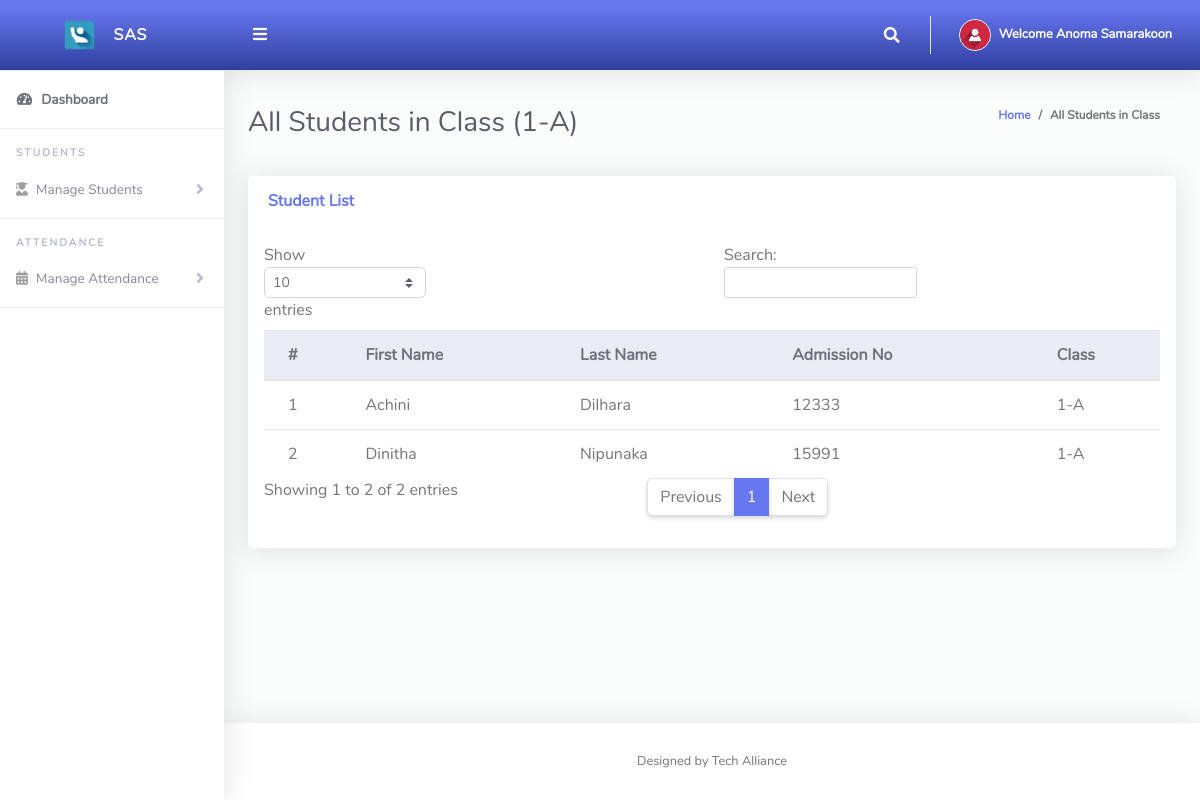
The page /ClassTeacher/viewStudents.php (signed in) on the database its author committed.
### tables this page shows
CREATE TABLE `tblclassteacher` (
  `Id` int(10) NOT NULL,
  `firstName` varchar(255) NOT NULL,
  `lastName` varchar(255) NOT NULL,
  `emailAddress` varchar(255) NOT NULL,
  `password` varchar(255) NOT NULL,
  `phoneNo` varchar(50) NOT NULL,
  `classId` varchar(10) NOT NULL,
  `dateCreated` varchar(50) NOT NULL
);

CREATE TABLE `tblclass` (
  `Id` int(10) NOT NULL,
  `className` varchar(255) NOT NULL
);

CREATE TABLE `tblstudents` (
  `Id` int(10) NOT NULL,
  `firstName` varchar(255) NOT NULL,
  `lastName` varchar(255) NOT NULL,
  `surName` varchar(255) NOT NULL,
  `admissionNumber` varchar(255) NOT NULL,
  `password` varchar(50) NOT NULL,
  `classId` varchar(10) NOT NULL,
  `dateCreated` varchar(50) NOT NULL
);

### ClassTeacher/viewStudents.php (the view, shortened to what this page needs)
<?php
include '../Includes/dbcon.php';
$query = "SELECT tblclass.Id AS classId, tblclass.className
          FROM tblclassteacher
          INNER JOIN tblclass ON tblclass.Id = tblclassteacher.classId
          WHERE tblclassteacher.Id = ?";
$stmt = $conn->prepare($query);
$stmt->bind_param("i", $_SESSION['userId']);
$stmt->execute();
$result = $stmt->get_result();
$teacherClass = $result->fetch_assoc();
$className = $teacherClass['className'];
?>
<!DOCTYPE html>
<html lang="en">
<head>
  <link href="../vendor/fontawesome-free/css/all.min.css" rel="stylesheet">
  <link href="../vendor/bootstrap/css/bootstrap.min.css" rel="stylesheet">
  <link href="css/ruang-admin.min.css" rel="stylesheet">
</head>
<body id="page-top">
  <div id="wrapper">
    <?php include "Includes/sidebar.php"; ?>
    <div id="content-wrapper" class="d-flex flex-column">
      <div id="content">
        <?php include "Includes/topbar.php"; ?>
        <div class="container-fluid" id="container-wrapper">
          <div class="d-sm-flex align-items-center justify-content-between mb-4">
            <h1 class="h3 mb-0 text-gray-800">
              All Students in Class (<?php echo htmlspecialchars($className); ?>)
            </h1>
            <ol class="breadcrumb">
              <li class="breadcrumb-item"><a href="./">Home</a></li>
              <li class="breadcrumb-item active" aria-current="page">All Students in Class</li>
            </ol>
          </div>
          <div class="row">
            <div class="col-lg-12">
              <div class="card mb-4">
                <div class="card-header py-3 d-flex flex-row align-items-center justify-content-between">
                  <h6 class="m-0 font-weight-bold text-primary">Student List</h6>
                </div>
                <div class="table-responsive p-3">
                  <table class="table align-items-center table-flush table-hover" id="dataTableHover">
                    <thead class="thead-light">
                      <tr>
                        <th>#</th>
                        <th>First Name</th>
                        <th>Last Name</th>
                        <th>Admission No</th>
                        <th>Class</th>
                      </tr>
                    </thead>
                    <tbody>
                      <?php
                      $query = "SELECT tblstudents.Id, tblstudents.firstName, tblstudents.lastName,
                                       tblstudents.admissionNumber, tblclass.className
                                FROM tblstudents
                                INNER JOIN tblclass ON tblclass.Id = tblstudents.classId
                                WHERE tblstudents.classId = ?";
                      $stmt = $conn->prepare($query);
                      $stmt->bind_param("i", $_SESSION['classId']);
                      $stmt->execute();
                      $result = $stmt->get_result();
                      $sn = 0;
                      if ($result->num_rows > 0) {
                          while ($row = $result->fetch_assoc()) {
                              $sn++;
                              echo "<tr>
                                      <td>{$sn}</td>
                                      <td>" . htmlspecialchars($row['firstName']) . "</td>
                                      <td>" . htmlspecialchars($row['lastName']) . "</td>
                                      <td>" . htmlspecialchars($row['admissionNumber']) . "</td>
                                      <td>" . htmlspecialchars($row['className']) . "</td>
                                    </tr>";
                          }
                      } else {
                          echo "<tr><td colspan='5' class='text-center text-danger'>No students found for this class.</td></tr>";
                      }
                      ?>
                    </tbody>
                  </table>
                </div>
              </div>
            </div>
          </div>
        </div>
      </div>
      <?php include "Includes/footer.php"; ?>
    </div>
  </div>
</body>
</html>

### ClassTeacher/Includes/topbar.php (shortened to what this page needs)
<?php
  $query = "SELECT * FROM tblclassteacher WHERE Id = ".$_SESSION['userId']."";
  $rs = $conn->query($query);
  $rows = $rs->fetch_assoc();
  $fullName = $rows['firstName']." ".$rows['lastName'];;
?>
<nav class="navbar navbar-expand navbar-light bg-gradient-primary topbar mb-4 static-top">
          <button id="sidebarToggleTop" class="btn btn-link rounded-circle mr-3">
            <i class="fa fa-bars"></i>
          </button>
          <ul class="navbar-nav ml-auto">
            <li class="nav-item dropdown no-arrow">
              <a class="nav-link dropdown-toggle" href="#" id="searchDropdown" role="button" data-toggle="dropdown"
                aria-haspopup="true" aria-expanded="false">
                <i class="fas fa-search fa-fw"></i>
              </a>
            </li>
            <li class="nav-item dropdown no-arrow">
              <a class="nav-link dropdown-toggle" href="#" id="userDropdown" role="button" data-toggle="dropdown"
                aria-haspopup="true" aria-expanded="false">
                <img class="img-profile rounded-circle" src="img/user-icn.png" style="max-width: 60px">
                <span class="ml-2 d-none d-lg-inline text-white small"><b>Welcome <?php echo $fullName;?></b></span>
              </a>
            </li>
          </ul>
        </nav>

### rows shown on the page
tblclassteacher: fullName "Anoma Samarakoon"
tblclass: className "1-A"
tblstudents: firstName "Achini", lastName "Dilhara", admissionNumber "12333", classId.className "1-A"
tblstudents: firstName "Dinitha", lastName "Nipunaka", admissionNumber "15991", classId.className "1-A"
